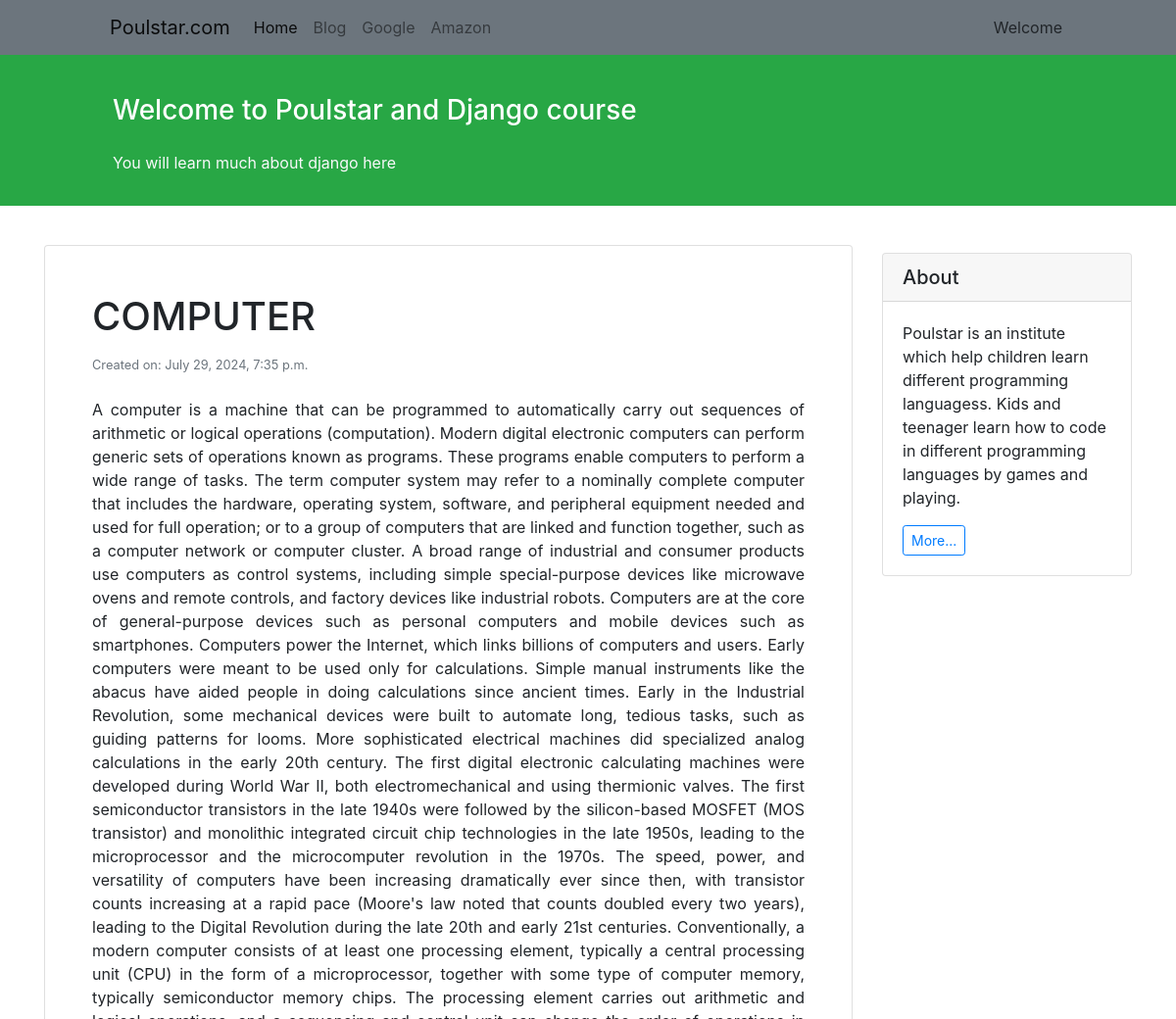
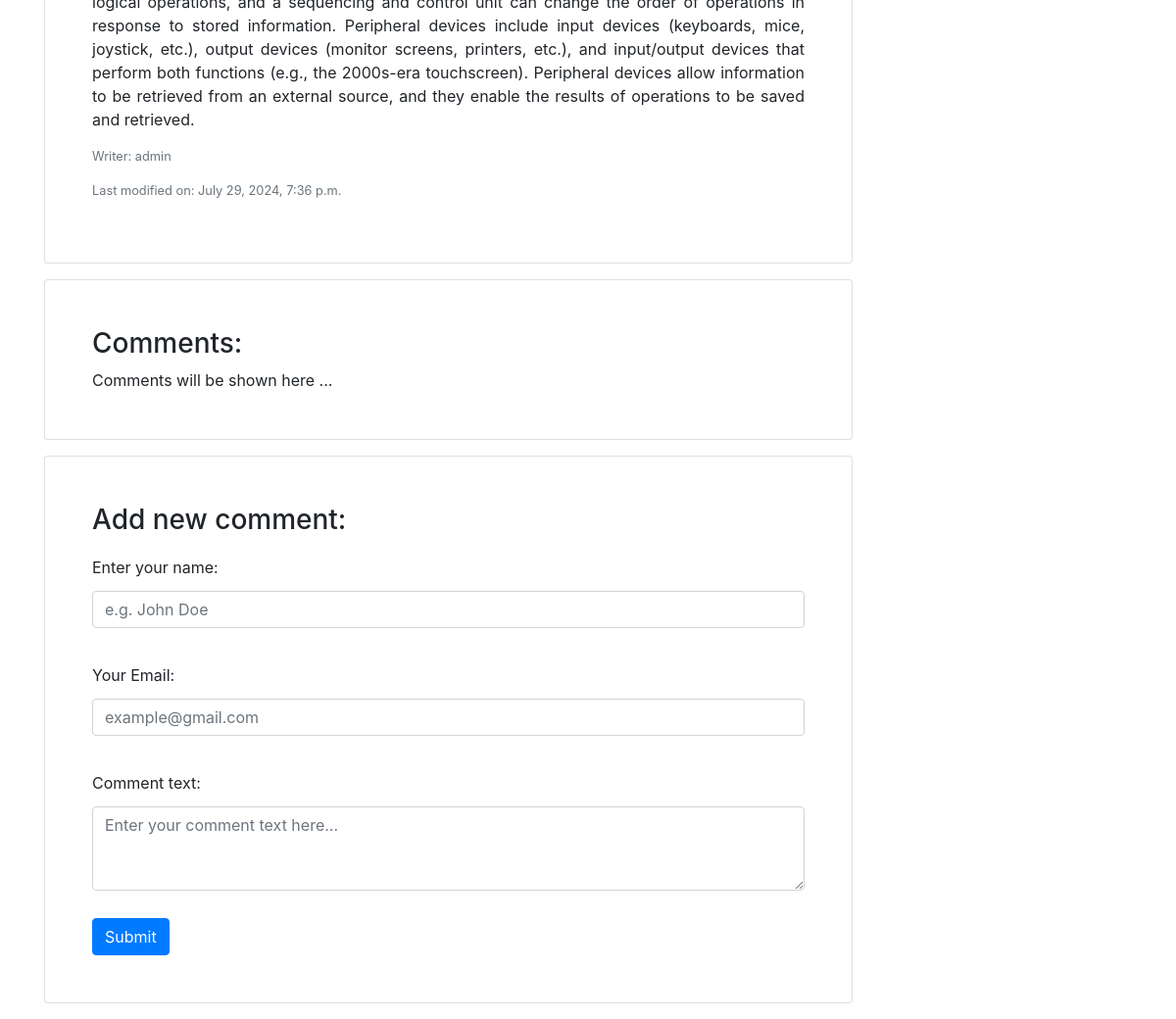
Page /weblog/detail/1/ on the committed database (2 pictures, top to bottom).
### weblog/models.py (models this page shows, shortened)
class BlogPost(models.Model):
    CHOICES = (
        ('pu', 'Published'),
        ('dr', 'Draft'),
        ('de', 'Deleted'),
    )
    author            = models.ForeignKey(to=settings.AUTH_USER_MODEL, on_delete=models.PROTECT)
    title             = models.CharField(max_length=225)
    description       = models.TextField(max_length=10000)
    status            = models.CharField(max_length=225, choices=CHOICES)
    datetime_created  = models.DateTimeField(auto_now_add=True)
    datetime_modified = models.DateTimeField(auto_now=True)
    likes             = models.PositiveIntegerField(null=True, blank=True, default=0)

### weblog/views.py (the view)
# urls.py: path('detail/<int:pk>/', views.show_weblogs_detail, name='detail'),
def show_weblogs_detail(request, pk):
    post = get_object_or_404(BlogPost, id=pk)
    context = {
        'post': post,
    }
    return render(request, 'post_detail.html', context)

### weblog/templates/post_detail.html (shortened to what this page needs)
{% extends "base.html" %}
{% block parsa %}
<div class="container mt-4">
    <div class="row">
        <div class="col-9">
            <div class="card shadow my-3 p-5">
                <h1>{{ post.title|upper }}</h1>
                <p class="small text-muted mt-2">Created on: {{ post.datetime_created }}</p>
                <p class="mt-2" style="text-align: justify">
                    {{ post.description }}
                </p>
                <p class="small text-muted">Writer: {{ post.author }}</p>
                <p class="small text-muted mt">Last modified on: {{ post.datetime_modified }}</p>
            </div>
            <div class="card shadow my-3 p-5">
                <h3>Comments:</h3>
                    Comments will be shown here ...
            </div>
            <div class="card shadow my-3 p-5">
                <h3>Add new comment:</h3>
                <form method="POST">
                    <div class="form-group py-2">
                        <label class="py-1" for="author_name">Enter your name:</label>
                        <input type="text" class="form-control" placeholder="e.g. John Doe" name="author_name">
                    </div>
                    <div class="form-group py-2">
                        <label class="py-1" for="email">Your Email:</label>
                        <input type="email" class="form-control" placeholder="example@gmail.com" name="email">
                    </div>
                    <div class="form-group py-2">
                        <label class="py-1" for="comment_text">Comment text:</label>
                        <textarea class="form-control" name="text" rows="3" placeholder="Enter your comment text here..."></textarea>
                    </div>
                    <button type="submit" class="btn btn-primary mt-1">Submit</button>
                </form>
            </div>
        </div>
        <div class="col-3">
            <div class="card my-4">
                <h5 class="card-header">About</h5>
                <div class="card-body">
                    <p class="card-text";>Poulstar is an institute which help children learn
                        different programming languagess. Kids and teenager learn how to
                        code in different programming languages by games and playing.
                    </p>
                    <a href="#"
                       class="btn btn-sm btn-outline-primary">
                        More...
                    </a>
                </div>
            </div>
        </div>
    </div>
</div>
{% endblock parsa %}

### rows in the picture
BlogPost: title "COMPUTER", datetime_created "July 29, 2024, 7:35 p.m.", description "A computer is a machine that can be programmed to automatically carry out sequences of arithmetic or logical operations (computation). Modern digital electronic computers can perform generic sets of operations known as programs. These programs enable computers to perform a wide range of tasks. The term computer system may refer to a nominally complete computer that includes the hardware, operating system, software, and peripheral equipment needed and used for full operation; or to a group of computers that are linked and function together, such as a computer network or computer cluster. A broad range of industrial and consumer products use computers as control systems, including simple…", author "admin", datetime_modified "July 29, 2024, 7:36 p.m."
